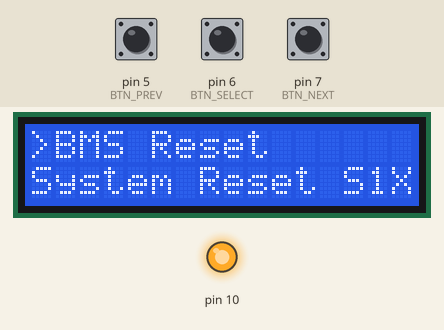
A sketch run on a simulated Arduino Uno, built with avr-gcc and run on an emulated ATmega328P. Shown: 16×2 character LCD, output pins drawn as LEDs (lit = HIGH). The inputs (shaded band) are chosen by the test bench; at power-on: pin 5 (BTN_PREV) HIGH, pin 6 (BTN_SELECT) HIGH, pin 7 (BTN_NEXT) HIGH.

Above: at 3.3 s.
3.4 s: pin 5 (BTN_PREV) pulled LOW for 0.15 s
At 4.0 s:
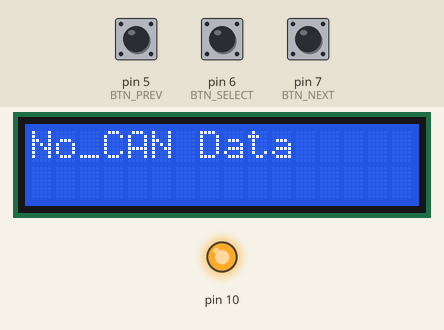
5.7 s: pin 5 (BTN_PREV) pulled LOW for 1 s
At 6.6 s:
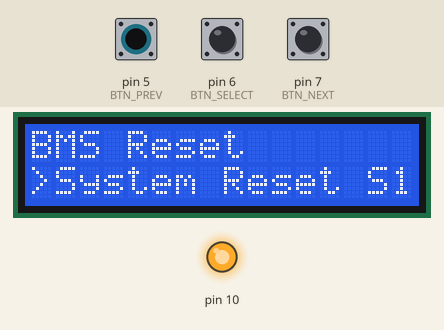
8.2 s: pin 6 (BTN_SELECT) pulled LOW for 0.15 s
At 8.27 s:
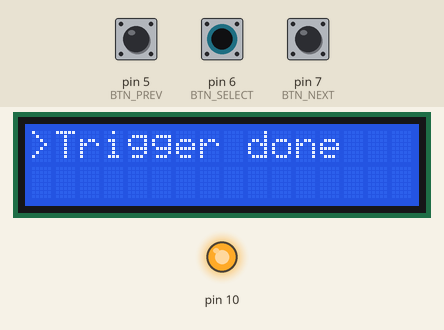
9.8 s: pin 7 (BTN_NEXT) pulled LOW for 3.2 s
At 10.5 s:
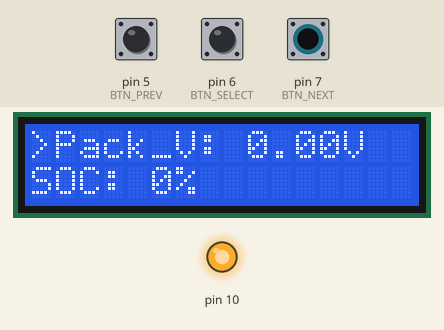
15.7 s: pin 7 (BTN_NEXT) pulled LOW for 1 s
At 16.7 s:
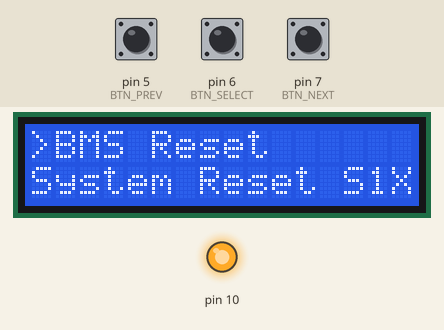
18.2 s: pin 7 (BTN_NEXT) pulled LOW for 0.15 s
At 19.4 s:
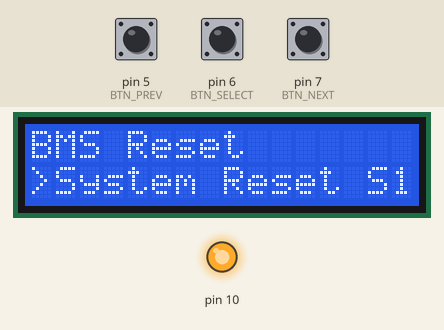
Timing chart, 0 to 20.8 s (numbered marks = the images above; inputs shaded):
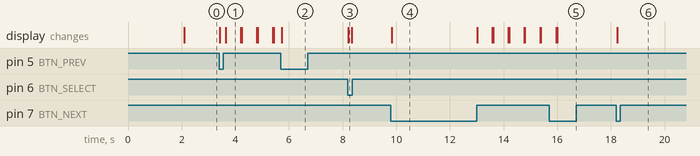

Measured:
- after the input at 3.4 s, the display: first changes at once (image 1 shows a later state)
- after the input at 5.7 s, the display: changes at once (image 2)
- after the input at 8.2 s, the display: changes at once (image 3)
- after the input at 9.8 s, the display: changes at once (image 4)
- after the input at 15.7 s, the display: first differs from a run without the input after 0.30 s (image 5)
- after the input at 18.2 s, the display: changes at once (image 6)
- what the display in image 1 shows lasts 0.6 s, from 3.6 s to 4.2 s

The sketch:

backup_reconstructed.ino
```cpp
// Reconstructed from backup.hex (Arduino Uno / ATmega328P) by disassembly.
// Pins, CAN IDs, strings, timings and program flow match the binary;
// variable and function names are guesses (the originals are not stored in a .hex).
//
// Hardware implied by the firmware:
//   - MCP2515 CAN module, CS on D10, 8 MHz crystal, CAN bus at 500 kbps
//   - 16x2 HD44780 LCD on an I2C backpack at address 0x27
//   - 3 push buttons to GND: D7 = next, D5 = previous, D6 = select
//
// Libraries the binary was built with:
//   - arduino-mcp2515 by autowp   (<mcp2515.h>)
//   - LiquidCrystal_I2C by Frank de Brabander (uses lcd.init())
//
// Verified: compiled with arduino:avr 1.8.8, every instruction matches backup.hex
// except 8 inside LiquidCrystal_I2C itself (the original used a slightly newer
// build of that library with a "charsize" constructor argument). 9084 vs 9106 bytes.

#include <SPI.h>
#include <mcp2515.h>
#include <Wire.h>
#include <LiquidCrystal_I2C.h>

LiquidCrystal_I2C lcd(0x27, 16, 2);
MCP2515 mcp2515(10);
struct can_frame canMsg;

const int BTN_NEXT   = 7;
const int BTN_PREV   = 5;
const int BTN_SELECT = 6;

int menu = 1;                 // 1 = BMS Reset, 2 = System Reset S1X, 3 = live data
unsigned int rawVoltage = 0;  // pack voltage in mV (CAN 0x1A8, bytes 4-5, little-endian)
int soc = 0;                  // state of charge in % (CAN 0x352, byte 0)
float packVoltage = 0;

void triggerDone() {
  lcd.clear();
  lcd.print(">Trigger done");
  delay(100);
}

void updateMenu() {
  lcd.clear();
  switch (menu) {
    case 1:
      lcd.print(">BMS Reset");
      lcd.setCursor(0, 1);
      lcd.print("System Reset S1X");
      break;
    case 2:
      lcd.print("BMS Reset ");
      lcd.setCursor(0, 1);
      lcd.print(">System Reset S1X");  // 17 chars: the final "X" falls off a 16-col LCD
      break;
    case 3:
      lcd.clear();
      lcd.print(">Pack_V: ");
      lcd.print(packVoltage, 2);
      lcd.print("V");
      lcd.setCursor(0, 1);
      lcd.print("SOC: ");
      lcd.print(soc);
      lcd.print("%");
      delay(100);
      break;
  }
  rawVoltage = 0;
  soc = 0;
  packVoltage = 0;
}

// Sends an 8-byte frame. Only data[0] is set; data[1..7] keep whatever the
// last received frame left in canMsg (the original shares one buffer for TX and RX).
void sendCAN(uint32_t id) {
  canMsg.can_id  = id;
  canMsg.can_dlc = 8;
  canMsg.data[0] = 0x00;
  mcp2515.sendMessage(&canMsg);
}

void readCAN() {
  if (mcp2515.readMessage(&canMsg) == MCP2515::ERROR_OK) {
    if (canMsg.can_id == 0x1A8) {
      if (canMsg.can_dlc >= 2)
        rawVoltage = canMsg.data[4] | (canMsg.data[5] << 8);
    } else if (canMsg.can_id == 0x352) {
      if (canMsg.can_dlc >= 2)
        soc = canMsg.data[0];
    }
    packVoltage = rawVoltage / 1000.0;
  } else {
    lcd.clear();
    lcd.print("No_CAN Data");
    delay(250);
  }
  lcd.clear();
  lcd.print(">Pack_V: ");
  lcd.print(packVoltage, 2);
  lcd.print("V");
  lcd.setCursor(0, 1);
  lcd.print("SOC: ");
  lcd.print(soc);
  lcd.print("%");
  delay(10);
}

void executeAction() {
  switch (menu) {
    case 1:
      triggerDone();
      sendCAN(0x7C1);
      break;
    case 2:
      triggerDone();
      sendCAN(0x7C2);
      break;
    case 3:
      lcd.clear();
      lcd.print(">FetchingData.. ");
      sendCAN(0x7C1);
      readCAN();
      break;
  }
}

void setup() {
  lcd.init();
  lcd.backlight();
  lcd.setCursor(2, 0);
  lcd.print("  OLA...");
  delay(2000);

  pinMode(BTN_NEXT, INPUT_PULLUP);
  pinMode(BTN_PREV, INPUT_PULLUP);
  pinMode(BTN_SELECT, INPUT_PULLUP);
  updateMenu();

  Serial.begin(9600);
  SPI.begin();
  mcp2515.reset();
  mcp2515.setBitrate(CAN_500KBPS, MCP_8MHZ);
  mcp2515.setNormalMode();
}

void loop() {
  if (digitalRead(BTN_NEXT) == LOW) {
    menu++;
    if (menu > 3) menu = 1;
    updateMenu();
    delay(100);
    while (digitalRead(BTN_NEXT) == LOW);
  }
  if (digitalRead(BTN_PREV) == LOW) {
    menu--;
    if (menu < 1) menu = 3;
    updateMenu();
    delay(100);
    while (digitalRead(BTN_PREV) == LOW);
  }
  if (digitalRead(BTN_SELECT) == LOW) {
    executeAction();
    updateMenu();
    delay(100);
    while (digitalRead(BTN_SELECT) == LOW);
  }
  if (menu == 3) {
    readCAN();
    delay(1);
  }
}
```
